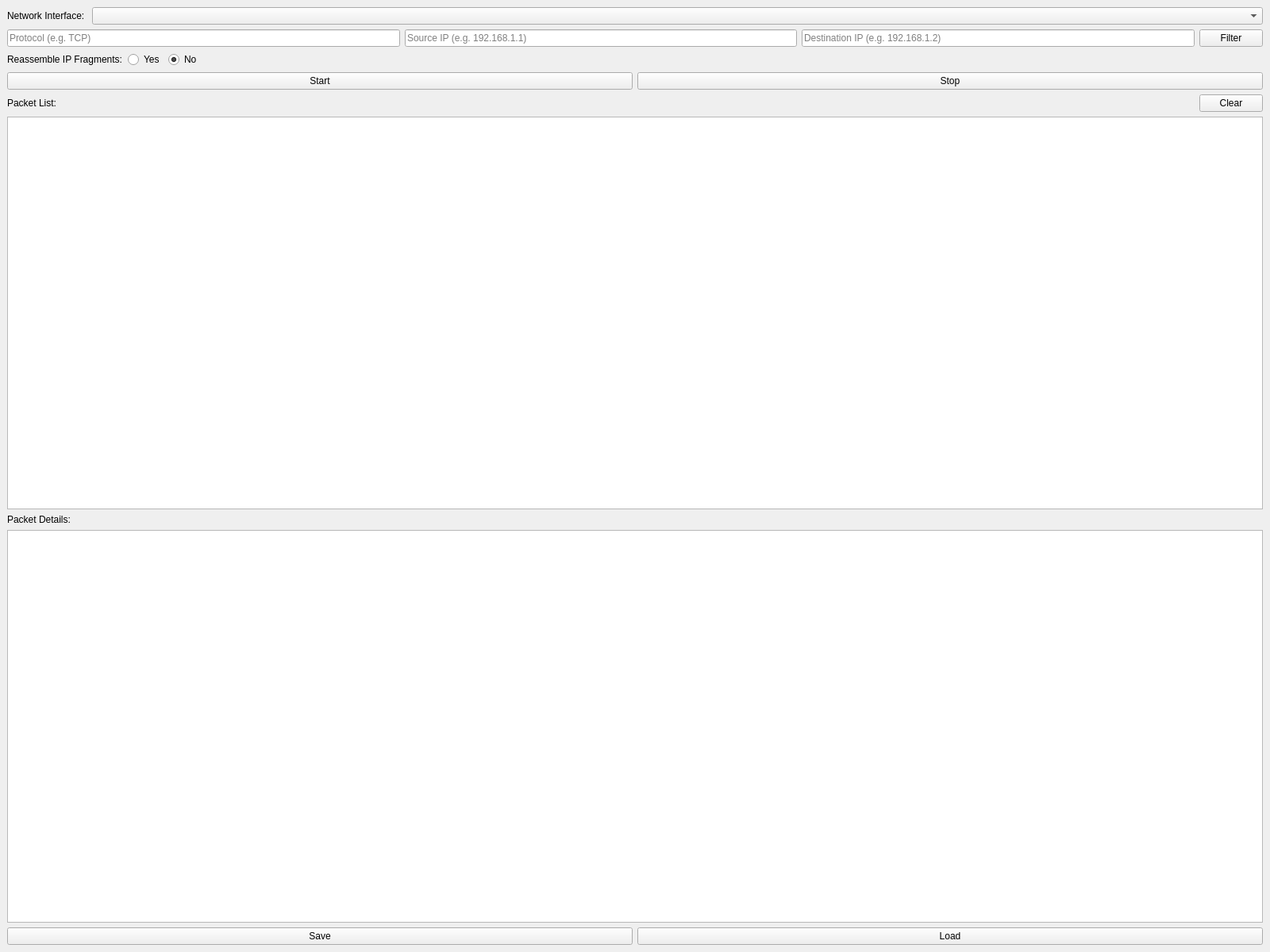
<?xml version="1.0" encoding="UTF-8"?>
<ui version="4.0">
 <class>MainWindow</class>
 <widget class="QMainWindow" name="MainWindow">
  <property name="geometry">
   <rect>
    <x>0</x>
    <y>0</y>
    <width>1600</width>
    <height>1200</height>
   </rect>
  </property>
  <property name="windowTitle">
   <string>Network Sniffer</string>
  </property>
  <widget class="QWidget" name="centralWidget">
   <layout class="QVBoxLayout" name="verticalLayout">
    <item>
     <layout class="QHBoxLayout" name="networkInterfaceHorizontalLayout">
      <item>
       <widget class="QLabel" name="networkInterfaceLabel">
        <property name="text">
         <string>Network Interface: </string>
        </property>
       </widget>
      </item>
      <item>
       <widget class="QComboBox" name="networkInterfacesComboBox">
        <property name="sizePolicy">
         <sizepolicy hsizetype="MinimumExpanding" vsizetype="Fixed">
          <horstretch>0</horstretch>
          <verstretch>0</verstretch>
         </sizepolicy>
        </property>
       </widget>
      </item>
     </layout>
    </item>
    <item>
     <layout class="QHBoxLayout" name="filterHorizontalLayout">
      <item>
       <widget class="QLineEdit" name="protocolLineEdit">
        <property name="placeholderText">
         <string>Protocol (e.g. TCP)</string>
        </property>
       </widget>
      </item>
      <item>
       <widget class="QLineEdit" name="sourceLineEdit">
        <property name="placeholderText">
         <string>Source IP (e.g. 192.168.1.1)</string>
        </property>
       </widget>
      </item>
      <item>
       <widget class="QLineEdit" name="destinationLineEdit">
        <property name="placeholderText">
         <string>Destination IP (e.g. 192.168.1.2)</string>
        </property>
       </widget>
      </item>
      <item>
       <widget class="QPushButton" name="filterButton">
        <property name="text">
         <string>Filter</string>
        </property>
       </widget>
      </item>
     </layout>
    </item>
    <item>
     <layout class="QHBoxLayout" name="reassembleHorizontalLayout">
      <item>
       <widget class="QLabel" name="reassembleLabel">
        <property name="text">
         <string>Reassemble IP Fragments:</string>
        </property>
       </widget>
      </item>
      <item>
       <widget class="QRadioButton" name="yesReassembleRadioButton">
        <property name="text">
         <string>Yes</string>
        </property>
       </widget>
      </item>
      <item>
       <widget class="QRadioButton" name="noReassembleRadioButton">
        <property name="text">
         <string>No</string>
        </property>
        <property name="checked">
         <bool>true</bool>
        </property>
       </widget>
      </item>
      <item>
       <spacer name="reassembleHorizontalSpacer">
        <property name="orientation">
         <enum>Qt::Horizontal</enum>
        </property>
        <property name="sizeHint" stdset="0">
         <size>
          <width>40</width>
          <height>20</height>
         </size>
        </property>
       </spacer>
      </item>
     </layout>
    </item>
    <item>
     <layout class="QHBoxLayout" name="startStopHorizontalLayout">
      <item>
       <widget class="QPushButton" name="startButton">
        <property name="text">
         <string>Start</string>
        </property>
       </widget>
      </item>
      <item>
       <widget class="QPushButton" name="stopButton">
        <property name="text">
         <string>Stop</string>
        </property>
       </widget>
      </item>
     </layout>
    </item>
    <item>
     <layout class="QHBoxLayout" name="packetListhorizontalLayout">
      <item>
       <widget class="QLabel" name="packetListLabel">
        <property name="text">
         <string>Packet List:</string>
        </property>
       </widget>
      </item>
      <item>
       <spacer name="horizontalSpacer">
        <property name="orientation">
         <enum>Qt::Horizontal</enum>
        </property>
        <property name="sizeHint" stdset="0">
         <size>
          <width>40</width>
          <height>20</height>
         </size>
        </property>
       </spacer>
      </item>
      <item>
       <widget class="QPushButton" name="clearButton">
        <property name="text">
         <string>Clear</string>
        </property>
       </widget>
      </item>
     </layout>
    </item>
    <item>
     <widget class="QTableWidget" name="packetTableWidget"/>
    </item>
    <item>
     <widget class="QLabel" name="packetDetailsLabel">
      <property name="text">
       <string>Packet Details:</string>
      </property>
     </widget>
    </item>
    <item>
     <widget class="QPlainTextEdit" name="packetDetailsTextEdit">
      <property name="readOnly">
       <bool>true</bool>
      </property>
     </widget>
    </item>
    <item>
     <layout class="QHBoxLayout" name="saveLoadHorizontalLayout">
      <item>
       <widget class="QPushButton" name="saveButton">
        <property name="text">
         <string>Save</string>
        </property>
       </widget>
      </item>
      <item>
       <widget class="QPushButton" name="loadButton">
        <property name="text">
         <string>Load</string>
        </property>
       </widget>
      </item>
     </layout>
    </item>
   </layout>
  </widget>
 </widget>
 <resources/>
 <connections/>
</ui>
